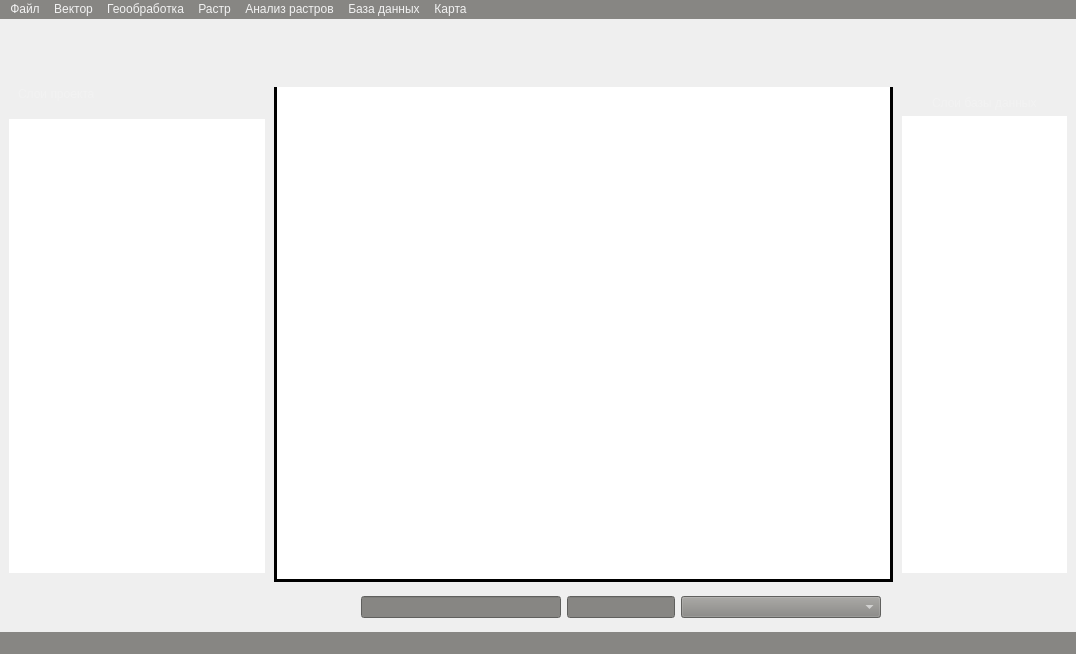
<?xml version="1.0" encoding="UTF-8"?>
<ui version="4.0">
 <class>MainWindow</class>
 <widget class="QMainWindow" name="MainWindow">
  <property name="geometry">
   <rect>
    <x>0</x>
    <y>0</y>
    <width>1076</width>
    <height>654</height>
   </rect>
  </property>
  <property name="windowTitle">
   <string>MainWindow</string>
  </property>
  <property name="styleSheet">
   <string notr="true">QLabel{
	color: rgb(242,242,242);
}

QTreeWidget{
	color: rgb(242,242,242);
}
QMenuBar{
	color: rgb(242,242,242);
}
QLineEdit {
color: rgb(242,242,242);
}
QComboBox{
color: rgb(242,242,242);
}</string>
  </property>
  <widget class="QWidget" name="centralwidget">
   <property name="sizePolicy">
    <sizepolicy hsizetype="Minimum" vsizetype="Minimum">
     <horstretch>0</horstretch>
     <verstretch>0</verstretch>
    </sizepolicy>
   </property>
   <property name="styleSheet">
    <string notr="true">QFrame {
	border:0px solid black
}</string>
   </property>
   <layout class="QVBoxLayout" name="verticalLayout_3">
    <property name="spacing">
     <number>0</number>
    </property>
    <property name="leftMargin">
     <number>0</number>
    </property>
    <property name="topMargin">
     <number>0</number>
    </property>
    <property name="rightMargin">
     <number>0</number>
    </property>
    <property name="bottomMargin">
     <number>0</number>
    </property>
    <item>
     <widget class="QFrame" name="header_frame">
      <property name="sizePolicy">
       <sizepolicy hsizetype="Minimum" vsizetype="Preferred">
        <horstretch>0</horstretch>
        <verstretch>0</verstretch>
       </sizepolicy>
      </property>
      <property name="maximumSize">
       <size>
        <width>16777215</width>
        <height>75</height>
       </size>
      </property>
      <property name="styleSheet">
       <string notr="true">QFrame#header_frame {
background-color: rgb(68,68,68);
border-bottom: 3px solid black
};</string>
      </property>
      <property name="frameShape">
       <enum>QFrame::StyledPanel</enum>
      </property>
      <property name="frameShadow">
       <enum>QFrame::Raised</enum>
      </property>
      <layout class="QHBoxLayout" name="horizontalLayout_4">
       <property name="spacing">
        <number>0</number>
       </property>
       <property name="leftMargin">
        <number>0</number>
       </property>
       <property name="topMargin">
        <number>0</number>
       </property>
       <property name="rightMargin">
        <number>0</number>
       </property>
       <property name="bottomMargin">
        <number>0</number>
       </property>
       <item alignment="Qt::AlignLeft">
        <widget class="QFrame" name="frame_7">
         <property name="sizePolicy">
          <sizepolicy hsizetype="Minimum" vsizetype="Minimum">
           <horstretch>0</horstretch>
           <verstretch>0</verstretch>
          </sizepolicy>
         </property>
         <property name="maximumSize">
          <size>
           <width>16777215</width>
           <height>16777215</height>
          </size>
         </property>
         <property name="styleSheet">
          <string notr="true">QFrame{
border: 0px solid black
}

QPushButton:hover {
	border: 1px solid;
    border-color: #333; /* Цвет рамки при наведении */
}</string>
         </property>
         <property name="frameShape">
          <enum>QFrame::StyledPanel</enum>
         </property>
         <property name="frameShadow">
          <enum>QFrame::Raised</enum>
         </property>
         <layout class="QHBoxLayout" name="horizontalLayout_5">
          <property name="spacing">
           <number>0</number>
          </property>
          <property name="leftMargin">
           <number>9</number>
          </property>
          <property name="topMargin">
           <number>9</number>
          </property>
          <property name="rightMargin">
           <number>9</number>
          </property>
          <property name="bottomMargin">
           <number>9</number>
          </property>
          <item alignment="Qt::AlignVCenter">
           <widget class="QPushButton" name="pushButton_addFeature">
            <property name="sizePolicy">
             <sizepolicy hsizetype="Minimum" vsizetype="Maximum">
              <horstretch>0</horstretch>
              <verstretch>0</verstretch>
             </sizepolicy>
            </property>
            <property name="minimumSize">
             <size>
              <width>50</width>
              <height>50</height>
             </size>
            </property>
            <property name="maximumSize">
             <size>
              <width>50</width>
              <height>50</height>
             </size>
            </property>
            <property name="styleSheet">
             <string notr="true">QPushButton {
border:none;
}
QPushButton:checked { 
background-color: gray;
border: 1px solid
}

QPushButton:hover {
	border: 1px solid;
    border-color: #333; /* Цвет рамки при наведении */
}</string>
            </property>
            <property name="text">
             <string/>
            </property>
            <property name="icon">
             <iconset resource="../icons.qrc">
              <normaloff>:/images/icons/addPointFeature2.png</normaloff>:/images/icons/addPointFeature2.png</iconset>
            </property>
            <property name="iconSize">
             <size>
              <width>60</width>
              <height>60</height>
             </size>
            </property>
            <property name="checkable">
             <bool>true</bool>
            </property>
            <property name="autoRepeatDelay">
             <number>300</number>
            </property>
           </widget>
          </item>
          <item alignment="Qt::AlignLeft|Qt::AlignVCenter">
           <widget class="QPushButton" name="pushButtonSelectFeature">
            <property name="sizePolicy">
             <sizepolicy hsizetype="Minimum" vsizetype="Minimum">
              <horstretch>0</horstretch>
              <verstretch>0</verstretch>
             </sizepolicy>
            </property>
            <property name="minimumSize">
             <size>
              <width>50</width>
              <height>50</height>
             </size>
            </property>
            <property name="maximumSize">
             <size>
              <width>50</width>
              <height>50</height>
             </size>
            </property>
            <property name="styleSheet">
             <string notr="true">QPushButton {
border:none;
}
QPushButton:checked { 
background-color: gray;
border: 1px solid
}

QPushButton:hover {
	border: 1px solid;
    border-color: #333; /* Цвет рамки при наведении */
}</string>
            </property>
            <property name="text">
             <string/>
            </property>
            <property name="icon">
             <iconset resource="../icons.qrc">
              <normaloff>:/images/icons/selectFeature2.png</normaloff>:/images/icons/selectFeature2.png</iconset>
            </property>
            <property name="iconSize">
             <size>
              <width>35</width>
              <height>35</height>
             </size>
            </property>
            <property name="checkable">
             <bool>true</bool>
            </property>
            <property name="autoRepeatDelay">
             <number>300</number>
            </property>
           </widget>
          </item>
          <item>
           <widget class="QPushButton" name="pushButtonShowAttributeTable">
            <property name="sizePolicy">
             <sizepolicy hsizetype="Minimum" vsizetype="Minimum">
              <horstretch>0</horstretch>
              <verstretch>0</verstretch>
             </sizepolicy>
            </property>
            <property name="minimumSize">
             <size>
              <width>50</width>
              <height>50</height>
             </size>
            </property>
            <property name="maximumSize">
             <size>
              <width>50</width>
              <height>50</height>
             </size>
            </property>
            <property name="layoutDirection">
             <enum>Qt::LeftToRight</enum>
            </property>
            <property name="styleSheet">
             <string notr="true">QPushButton {
border:none;
}
QPushButton:pressed { 
background-color: gray;
border: 1px solid
}

QPushButton:hover {
	border: 1px solid;
    border-color: #333; /* Цвет рамки при наведении */
}</string>
            </property>
            <property name="text">
             <string/>
            </property>
            <property name="icon">
             <iconset resource="../icons.qrc">
              <normaloff>:/images/icons/metaData.png</normaloff>:/images/icons/metaData.png</iconset>
            </property>
            <property name="iconSize">
             <size>
              <width>45</width>
              <height>45</height>
             </size>
            </property>
            <property name="autoRepeatDelay">
             <number>300</number>
            </property>
           </widget>
          </item>
         </layout>
        </widget>
       </item>
       <item alignment="Qt::AlignRight">
        <widget class="QFrame" name="frameMainToolBar">
         <property name="sizePolicy">
          <sizepolicy hsizetype="Minimum" vsizetype="Minimum">
           <horstretch>0</horstretch>
           <verstretch>0</verstretch>
          </sizepolicy>
         </property>
         <property name="styleSheet">
          <string notr="true">QPushButton {
border:none;
}
QPushButton:checked { 
background-color: gray;
border: 1px solid
}

QPushButton:hover {
	border: 1px solid;
    border-color: #333; /* Цвет рамки при наведении */
}</string>
         </property>
         <property name="frameShape">
          <enum>QFrame::StyledPanel</enum>
         </property>
         <property name="frameShadow">
          <enum>QFrame::Raised</enum>
         </property>
         <layout class="QHBoxLayout" name="horizontalLayout_8"/>
        </widget>
       </item>
      </layout>
     </widget>
    </item>
    <item>
     <widget class="QFrame" name="central_frame">
      <property name="sizePolicy">
       <sizepolicy hsizetype="Minimum" vsizetype="Minimum">
        <horstretch>0</horstretch>
        <verstretch>0</verstretch>
       </sizepolicy>
      </property>
      <property name="maximumSize">
       <size>
        <width>1677215</width>
        <height>16777215</height>
       </size>
      </property>
      <property name="frameShape">
       <enum>QFrame::StyledPanel</enum>
      </property>
      <property name="frameShadow">
       <enum>QFrame::Raised</enum>
      </property>
      <layout class="QHBoxLayout" name="horizontalLayout" stretch="0,1,0">
       <property name="spacing">
        <number>0</number>
       </property>
       <property name="leftMargin">
        <number>0</number>
       </property>
       <property name="topMargin">
        <number>0</number>
       </property>
       <property name="rightMargin">
        <number>0</number>
       </property>
       <property name="bottomMargin">
        <number>0</number>
       </property>
       <item alignment="Qt::AlignLeft">
        <widget class="LIPFrame" name="left_menu_frame">
         <property name="sizePolicy">
          <sizepolicy hsizetype="Fixed" vsizetype="Preferred">
           <horstretch>0</horstretch>
           <verstretch>0</verstretch>
          </sizepolicy>
         </property>
         <property name="minimumSize">
          <size>
           <width>274</width>
           <height>0</height>
          </size>
         </property>
         <property name="maximumSize">
          <size>
           <width>500</width>
           <height>16777215</height>
          </size>
         </property>
         <property name="styleSheet">
          <string notr="true">QFrame{
background-color: rgb(68,68,68)
};</string>
         </property>
         <property name="frameShape">
          <enum>QFrame::StyledPanel</enum>
         </property>
         <property name="frameShadow">
          <enum>QFrame::Raised</enum>
         </property>
         <layout class="QVBoxLayout" name="verticalLayout_4">
          <property name="spacing">
           <number>2</number>
          </property>
          <property name="topMargin">
           <number>0</number>
          </property>
          <item>
           <widget class="QFrame" name="frame_9">
            <property name="sizePolicy">
             <sizepolicy hsizetype="Maximum" vsizetype="Maximum">
              <horstretch>0</horstretch>
              <verstretch>0</verstretch>
             </sizepolicy>
            </property>
            <property name="frameShape">
             <enum>QFrame::StyledPanel</enum>
            </property>
            <property name="frameShadow">
             <enum>QFrame::Raised</enum>
            </property>
            <layout class="QHBoxLayout" name="horizontalLayout_10">
             <property name="spacing">
              <number>0</number>
             </property>
             <property name="topMargin">
              <number>0</number>
             </property>
             <property name="bottomMargin">
              <number>0</number>
             </property>
             <item>
              <widget class="QLabel" name="label">
               <property name="sizePolicy">
                <sizepolicy hsizetype="Minimum" vsizetype="Maximum">
                 <horstretch>0</horstretch>
                 <verstretch>0</verstretch>
                </sizepolicy>
               </property>
               <property name="text">
                <string>Слои проекта</string>
               </property>
              </widget>
             </item>
            </layout>
           </widget>
          </item>
          <item>
           <widget class="QFrame" name="frameLayerTree">
            <property name="sizePolicy">
             <sizepolicy hsizetype="Maximum" vsizetype="Maximum">
              <horstretch>0</horstretch>
              <verstretch>0</verstretch>
             </sizepolicy>
            </property>
            <property name="styleSheet">
             <string notr="true">QPushButton {
border:none;
}
QPushButton:pressed { 
background-color: gray;
border: 1px solid
}

QPushButton:hover {
	border: 1px solid;
    border-color: #333; /* Цвет рамки при наведении */
}</string>
            </property>
            <property name="frameShape">
             <enum>QFrame::StyledPanel</enum>
            </property>
            <property name="frameShadow">
             <enum>QFrame::Raised</enum>
            </property>
            <layout class="QHBoxLayout" name="horizontalLayout_9">
             <property name="spacing">
              <number>0</number>
             </property>
             <property name="topMargin">
              <number>0</number>
             </property>
             <property name="bottomMargin">
              <number>0</number>
             </property>
             <item>
              <widget class="QPushButton" name="pushButtonDeleteLayer">
               <property name="styleSheet">
                <string notr="true"/>
               </property>
               <property name="text">
                <string/>
               </property>
               <property name="icon">
                <iconset resource="../icons.qrc">
                 <normaloff>:/images/icons/removeLayer.png</normaloff>:/images/icons/removeLayer.png</iconset>
               </property>
               <property name="iconSize">
                <size>
                 <width>20</width>
                 <height>20</height>
                </size>
               </property>
              </widget>
             </item>
             <item>
              <widget class="QPushButton" name="pushButtonMoveLayerUp">
               <property name="text">
                <string/>
               </property>
               <property name="icon">
                <iconset resource="../icons.qrc">
                 <normaloff>:/images/icons/moveUp.png</normaloff>:/images/icons/moveUp.png</iconset>
               </property>
              </widget>
             </item>
             <item>
              <widget class="QPushButton" name="pushButtonMoveLayerDown">
               <property name="text">
                <string/>
               </property>
               <property name="icon">
                <iconset resource="../icons.qrc">
                 <normaloff>:/images/icons/moveDown.png</normaloff>:/images/icons/moveDown.png</iconset>
               </property>
              </widget>
             </item>
             <item>
              <widget class="QPushButton" name="pushButtonZoomToLayer">
               <property name="text">
                <string/>
               </property>
               <property name="icon">
                <iconset resource="../icons.qrc">
                 <normaloff>:/images/icons/zoomToLayer.png</normaloff>:/images/icons/zoomToLayer.png</iconset>
               </property>
              </widget>
             </item>
            </layout>
           </widget>
          </item>
          <item>
           <widget class="TreeWidget" name="LayerTree">
            <property name="sizePolicy">
             <sizepolicy hsizetype="Minimum" vsizetype="Minimum">
              <horstretch>0</horstretch>
              <verstretch>0</verstretch>
             </sizepolicy>
            </property>
            <property name="minimumSize">
             <size>
              <width>0</width>
              <height>0</height>
             </size>
            </property>
            <property name="styleSheet">
             <string notr="true">QTreeWidget{
border:3px solid black;
border-radius: 14px;

};

</string>
            </property>
            <property name="sizeAdjustPolicy">
             <enum>QAbstractScrollArea::AdjustToContentsOnFirstShow</enum>
            </property>
            <property name="dragEnabled">
             <bool>true</bool>
            </property>
            <property name="dragDropOverwriteMode">
             <bool>true</bool>
            </property>
            <property name="dragDropMode">
             <enum>QAbstractItemView::DragDrop</enum>
            </property>
            <property name="defaultDropAction">
             <enum>Qt::MoveAction</enum>
            </property>
            <attribute name="headerVisible">
             <bool>false</bool>
            </attribute>
            <column>
             <property name="text">
              <string notr="true">1</string>
             </property>
            </column>
           </widget>
          </item>
         </layout>
        </widget>
       </item>
       <item>
        <widget class="QFrame" name="frame">
         <property name="sizePolicy">
          <sizepolicy hsizetype="Minimum" vsizetype="Minimum">
           <horstretch>0</horstretch>
           <verstretch>0</verstretch>
          </sizepolicy>
         </property>
         <property name="frameShape">
          <enum>QFrame::StyledPanel</enum>
         </property>
         <property name="frameShadow">
          <enum>QFrame::Raised</enum>
         </property>
         <layout class="QVBoxLayout" name="verticalLayout" stretch="0">
          <property name="spacing">
           <number>0</number>
          </property>
          <property name="leftMargin">
           <number>0</number>
          </property>
          <property name="topMargin">
           <number>0</number>
          </property>
          <property name="rightMargin">
           <number>0</number>
          </property>
          <property name="bottomMargin">
           <number>0</number>
          </property>
          <item>
           <widget class="MapHolder" name="graphicsView">
            <property name="sizePolicy">
             <sizepolicy hsizetype="Ignored" vsizetype="Ignored">
              <horstretch>0</horstretch>
              <verstretch>0</verstretch>
             </sizepolicy>
            </property>
            <property name="styleSheet">
             <string notr="true">border: 3px solid black;
border-top: 0px solid black</string>
            </property>
            <property name="verticalScrollBarPolicy">
             <enum>Qt::ScrollBarAlwaysOff</enum>
            </property>
            <property name="horizontalScrollBarPolicy">
             <enum>Qt::ScrollBarAlwaysOff</enum>
            </property>
            <property name="sizeAdjustPolicy">
             <enum>QAbstractScrollArea::AdjustIgnored</enum>
            </property>
            <property name="sceneRect">
             <rectf>
              <x>0.000000000000000</x>
              <y>0.000000000000000</y>
              <width>0.000000000000000</width>
              <height>0.000000000000000</height>
             </rectf>
            </property>
            <property name="dragMode">
             <enum>QGraphicsView::NoDrag</enum>
            </property>
            <property name="viewportUpdateMode">
             <enum>QGraphicsView::MinimalViewportUpdate</enum>
            </property>
           </widget>
          </item>
         </layout>
        </widget>
       </item>
       <item>
        <widget class="LIPFrame" name="right_menu_frame">
         <property name="enabled">
          <bool>true</bool>
         </property>
         <property name="sizePolicy">
          <sizepolicy hsizetype="Minimum" vsizetype="Minimum">
           <horstretch>0</horstretch>
           <verstretch>0</verstretch>
          </sizepolicy>
         </property>
         <property name="minimumSize">
          <size>
           <width>183</width>
           <height>0</height>
          </size>
         </property>
         <property name="maximumSize">
          <size>
           <width>500</width>
           <height>16777215</height>
          </size>
         </property>
         <property name="layoutDirection">
          <enum>Qt::LeftToRight</enum>
         </property>
         <property name="styleSheet">
          <string notr="true">QFrame{
background-color: rgb(68,68,68)
};</string>
         </property>
         <property name="frameShape">
          <enum>QFrame::StyledPanel</enum>
         </property>
         <property name="frameShadow">
          <enum>QFrame::Raised</enum>
         </property>
         <layout class="QVBoxLayout" name="verticalLayout_2">
          <item alignment="Qt::AlignHCenter|Qt::AlignTop">
           <widget class="QLabel" name="label_2">
            <property name="sizePolicy">
             <sizepolicy hsizetype="Maximum" vsizetype="Maximum">
              <horstretch>0</horstretch>
              <verstretch>0</verstretch>
             </sizepolicy>
            </property>
            <property name="text">
             <string>Слои базы данных</string>
            </property>
           </widget>
          </item>
          <item>
           <widget class="TreeWidget" name="DBLayerTree">
            <property name="sizePolicy">
             <sizepolicy hsizetype="Minimum" vsizetype="Expanding">
              <horstretch>0</horstretch>
              <verstretch>0</verstretch>
             </sizepolicy>
            </property>
            <property name="minimumSize">
             <size>
              <width>0</width>
              <height>0</height>
             </size>
            </property>
            <property name="maximumSize">
             <size>
              <width>16777215</width>
              <height>16777215</height>
             </size>
            </property>
            <property name="styleSheet">
             <string notr="true">
QTreeWidget{
border:3px solid black;
border-radius: 14px;


};</string>
            </property>
            <property name="verticalScrollBarPolicy">
             <enum>Qt::ScrollBarAsNeeded</enum>
            </property>
            <property name="horizontalScrollBarPolicy">
             <enum>Qt::ScrollBarAsNeeded</enum>
            </property>
            <property name="sizeAdjustPolicy">
             <enum>QAbstractScrollArea::AdjustToContentsOnFirstShow</enum>
            </property>
            <property name="dragEnabled">
             <bool>false</bool>
            </property>
            <property name="dragDropOverwriteMode">
             <bool>true</bool>
            </property>
            <property name="dragDropMode">
             <enum>QAbstractItemView::NoDragDrop</enum>
            </property>
            <property name="defaultDropAction">
             <enum>Qt::MoveAction</enum>
            </property>
            <attribute name="headerVisible">
             <bool>false</bool>
            </attribute>
            <column>
             <property name="text">
              <string notr="true">1</string>
             </property>
            </column>
           </widget>
          </item>
         </layout>
        </widget>
       </item>
      </layout>
     </widget>
    </item>
    <item>
     <widget class="QFrame" name="frame_3">
      <property name="maximumSize">
       <size>
        <width>16777215</width>
        <height>50</height>
       </size>
      </property>
      <property name="styleSheet">
       <string notr="true">QFrame{
background-color: rgb(68,68,68)
};</string>
      </property>
      <property name="frameShape">
       <enum>QFrame::StyledPanel</enum>
      </property>
      <property name="frameShadow">
       <enum>QFrame::Raised</enum>
      </property>
      <layout class="QHBoxLayout" name="horizontalLayout_2">
       <property name="spacing">
        <number>0</number>
       </property>
       <property name="leftMargin">
        <number>0</number>
       </property>
       <property name="topMargin">
        <number>0</number>
       </property>
       <property name="rightMargin">
        <number>0</number>
       </property>
       <property name="bottomMargin">
        <number>0</number>
       </property>
       <item alignment="Qt::AlignLeft">
        <widget class="QFrame" name="frame_4">
         <property name="minimumSize">
          <size>
           <width>0</width>
           <height>20</height>
          </size>
         </property>
         <property name="maximumSize">
          <size>
           <width>279</width>
           <height>16777215</height>
          </size>
         </property>
         <property name="frameShape">
          <enum>QFrame::StyledPanel</enum>
         </property>
         <property name="frameShadow">
          <enum>QFrame::Raised</enum>
         </property>
         <layout class="QHBoxLayout" name="horizontalLayout_7"/>
        </widget>
       </item>
       <item alignment="Qt::AlignLeft">
        <widget class="QFrame" name="frame_5">
         <property name="sizePolicy">
          <sizepolicy hsizetype="Maximum" vsizetype="MinimumExpanding">
           <horstretch>0</horstretch>
           <verstretch>0</verstretch>
          </sizepolicy>
         </property>
         <property name="frameShape">
          <enum>QFrame::StyledPanel</enum>
         </property>
         <property name="frameShadow">
          <enum>QFrame::Raised</enum>
         </property>
         <layout class="QHBoxLayout" name="horizontalLayout_3">
          <item alignment="Qt::AlignHCenter">
           <widget class="QLineEdit" name="lineEditCoordinates">
            <property name="sizePolicy">
             <sizepolicy hsizetype="Minimum" vsizetype="Fixed">
              <horstretch>0</horstretch>
              <verstretch>0</verstretch>
             </sizepolicy>
            </property>
            <property name="minimumSize">
             <size>
              <width>200</width>
              <height>0</height>
             </size>
            </property>
            <property name="styleSheet">
             <string notr="true">background-color: rgb(135, 134, 131)</string>
            </property>
           </widget>
          </item>
          <item alignment="Qt::AlignHCenter">
           <widget class="QLineEdit" name="lineEditScale">
            <property name="sizePolicy">
             <sizepolicy hsizetype="Minimum" vsizetype="Fixed">
              <horstretch>0</horstretch>
              <verstretch>0</verstretch>
             </sizepolicy>
            </property>
            <property name="styleSheet">
             <string notr="true">background-color: rgb(135, 134, 131)</string>
            </property>
           </widget>
          </item>
          <item>
           <widget class="CRSComboBox" name="crsComboBox">
            <property name="minimumSize">
             <size>
              <width>200</width>
              <height>0</height>
             </size>
            </property>
            <property name="styleSheet">
             <string notr="true">background-color: rgb(135, 134, 131)</string>
            </property>
           </widget>
          </item>
         </layout>
        </widget>
       </item>
       <item>
        <widget class="QFrame" name="frame_6">
         <property name="maximumSize">
          <size>
           <width>186</width>
           <height>16777215</height>
          </size>
         </property>
         <property name="frameShape">
          <enum>QFrame::StyledPanel</enum>
         </property>
         <property name="frameShadow">
          <enum>QFrame::Raised</enum>
         </property>
         <layout class="QHBoxLayout" name="horizontalLayout_11"/>
        </widget>
       </item>
      </layout>
     </widget>
    </item>
   </layout>
  </widget>
  <widget class="QMenuBar" name="menubar">
   <property name="geometry">
    <rect>
     <x>0</x>
     <y>0</y>
     <width>1076</width>
     <height>22</height>
    </rect>
   </property>
   <property name="styleSheet">
    <string notr="true">background-color: rgb(135, 134, 131)</string>
   </property>
   <widget class="QMenu" name="menuf">
    <property name="title">
     <string>Файл</string>
    </property>
    <addaction name="actionSaveProject"/>
    <addaction name="action"/>
    <addaction name="actionSettings"/>
   </widget>
   <widget class="QMenu" name="menuf_2">
    <property name="title">
     <string>Вектор</string>
    </property>
    <addaction name="actionNew_point_layer"/>
    <addaction name="actionNew_line_layer"/>
    <addaction name="actionNew_polygon_layer"/>
    <addaction name="actionLoad_vector_layer"/>
   </widget>
   <widget class="QMenu" name="menuDatabase">
    <property name="title">
     <string>База данных</string>
    </property>
    <addaction name="actionConnect_to_PostGIS"/>
   </widget>
   <widget class="QMenu" name="menu">
    <property name="title">
     <string>Геообработка</string>
    </property>
    <addaction name="actionGeosTriangulation"/>
    <addaction name="actionVoronoiDiagram"/>
    <addaction name="actionIntersection"/>
    <addaction name="actionUnion"/>
    <addaction name="actionVectorReproject"/>
    <addaction name="actionAssignVectorProjection"/>
   </widget>
   <widget class="QMenu" name="menu_2">
    <property name="title">
     <string>Растр</string>
    </property>
    <addaction name="actionOpenRasterLayer"/>
    <addaction name="actionXYZService"/>
   </widget>
   <widget class="QMenu" name="menu_3">
    <property name="title">
     <string>Анализ растров</string>
    </property>
    <addaction name="actionCutRasterByVectorMask"/>
    <addaction name="actionRasterReproject"/>
    <addaction name="actionRasterContours"/>
   </widget>
   <widget class="QMenu" name="menu_4">
    <property name="title">
     <string>Карта</string>
    </property>
    <addaction name="actionRenderMap"/>
   </widget>
   <addaction name="menuf"/>
   <addaction name="menuf_2"/>
   <addaction name="menu"/>
   <addaction name="menu_2"/>
   <addaction name="menu_3"/>
   <addaction name="menuDatabase"/>
   <addaction name="menu_4"/>
  </widget>
  <widget class="QStatusBar" name="statusbar">
   <property name="styleSheet">
    <string notr="true">background-color: rgb(135, 134, 131)</string>
   </property>
  </widget>
  <action name="actionNew_point_layer">
   <property name="icon">
    <iconset resource="../icons.qrc">
     <normaloff>:/images/icons/pointLayer.png</normaloff>:/images/icons/pointLayer.png</iconset>
   </property>
   <property name="text">
    <string>Новый точечный слой</string>
   </property>
  </action>
  <action name="actionNew_line_layer">
   <property name="icon">
    <iconset resource="../icons.qrc">
     <normaloff>:/images/icons/lineLayer.png</normaloff>:/images/icons/lineLayer.png</iconset>
   </property>
   <property name="text">
    <string>Новый линейный слой</string>
   </property>
  </action>
  <action name="actionNew_polygon_layer">
   <property name="icon">
    <iconset resource="../icons.qrc">
     <normaloff>:/images/icons/polygonLayer.png</normaloff>:/images/icons/polygonLayer.png</iconset>
   </property>
   <property name="text">
    <string>Новый полигональный слой</string>
   </property>
  </action>
  <action name="actionLoad_vector_layer">
   <property name="icon">
    <iconset resource="../icons.qrc">
     <normaloff>:/images/icons/addLayer.png</normaloff>:/images/icons/addLayer.png</iconset>
   </property>
   <property name="text">
    <string>Зазгрузить векторный слой</string>
   </property>
  </action>
  <action name="actionConnect_to_PostGIS">
   <property name="icon">
    <iconset resource="../icons.qrc">
     <normaloff>:/images/icons/postgis.png</normaloff>:/images/icons/postgis.png</iconset>
   </property>
   <property name="text">
    <string>Подключиться к PostGIS</string>
   </property>
  </action>
  <action name="actionGeosTriangulation">
   <property name="icon">
    <iconset resource="../icons.qrc">
     <normaloff>:/images/icons/triangulate.png</normaloff>:/images/icons/triangulate.png</iconset>
   </property>
   <property name="text">
    <string>Триангуляция</string>
   </property>
  </action>
  <action name="actionIntersection">
   <property name="icon">
    <iconset resource="../icons.qrc">
     <normaloff>:/images/icons/intersection.png</normaloff>:/images/icons/intersection.png</iconset>
   </property>
   <property name="text">
    <string>Пересечение</string>
   </property>
  </action>
  <action name="actionVoronoiDiagram">
   <property name="icon">
    <iconset resource="../icons.qrc">
     <normaloff>:/images/icons/voronoiDiagram.png</normaloff>:/images/icons/voronoiDiagram.png</iconset>
   </property>
   <property name="text">
    <string>Полигоны вороного</string>
   </property>
  </action>
  <action name="actionUnion">
   <property name="icon">
    <iconset>
     <normalon>:/images/icons/union.png</normalon>
    </iconset>
   </property>
   <property name="text">
    <string>Объединение</string>
   </property>
  </action>
  <action name="actionRenderMap">
   <property name="icon">
    <iconset>
     <normalon>:/images/icons/map.png</normalon>
    </iconset>
   </property>
   <property name="text">
    <string>Рендер текущего экстента</string>
   </property>
  </action>
  <action name="actionSaveProject">
   <property name="icon">
    <iconset>
     <normalon>:/images/icons/diskette.png</normalon>
    </iconset>
   </property>
   <property name="text">
    <string>Сохранить проект</string>
   </property>
  </action>
  <action name="action">
   <property name="icon">
    <iconset resource="../icons.qrc">
     <normaloff>:/images/icons/folder.png</normaloff>:/images/icons/folder.png</iconset>
   </property>
   <property name="text">
    <string>Открыть проект</string>
   </property>
  </action>
  <action name="actionVectorReproject">
   <property name="icon">
    <iconset resource="../icons.qrc">
     <normaloff>:/images/icons/world.png</normaloff>:/images/icons/world.png</iconset>
   </property>
   <property name="text">
    <string>Перепроецировать векторный слой</string>
   </property>
  </action>
  <action name="actionAssignVectorProjection">
   <property name="icon">
    <iconset resource="../icons.qrc">
     <normaloff>:/images/icons/assign.png</normaloff>:/images/icons/assign.png</iconset>
   </property>
   <property name="text">
    <string>Назначить проекцию векторного слоя</string>
   </property>
  </action>
  <action name="actionCutRasterByVectorMask">
   <property name="icon">
    <iconset resource="../icons.qrc">
     <normaloff>:/images/icons/imageCut.png</normaloff>:/images/icons/imageCut.png</iconset>
   </property>
   <property name="text">
    <string>Обрезать по маске слоя</string>
   </property>
  </action>
  <action name="actionRasterReproject">
   <property name="icon">
    <iconset resource="../icons.qrc">
     <normaloff>:/images/icons/transform.png</normaloff>:/images/icons/transform.png</iconset>
   </property>
   <property name="text">
    <string>Перепроецировать</string>
   </property>
  </action>
  <action name="actionRasterContours">
   <property name="icon">
    <iconset resource="../icons.qrc">
     <normaloff>:/images/icons/contour.png</normaloff>:/images/icons/contour.png</iconset>
   </property>
   <property name="text">
    <string>Создать изолинии</string>
   </property>
  </action>
  <action name="actionSettings">
   <property name="icon">
    <iconset resource="../icons.qrc">
     <normaloff>:/images/icons/setting.png</normaloff>:/images/icons/setting.png</iconset>
   </property>
   <property name="text">
    <string>Настройки</string>
   </property>
  </action>
  <action name="actionOpenRasterLayer">
   <property name="icon">
    <iconset resource="../icons.qrc">
     <normaloff>:/images/icons/rasterTreeItem.png</normaloff>:/images/icons/rasterTreeItem.png</iconset>
   </property>
   <property name="text">
    <string>Открыть растровый слой</string>
   </property>
  </action>
  <action name="actionXYZService">
   <property name="icon">
    <iconset resource="../icons.qrc">
     <normaloff>:/images/icons/tiles.png</normaloff>:/images/icons/tiles.png</iconset>
   </property>
   <property name="text">
    <string>Подключиться к XYZ сервису</string>
   </property>
  </action>
 </widget>
 <customwidgets>
  <customwidget>
   <class>CRSComboBox</class>
   <extends>QComboBox</extends>
   <header>customWidgets/crscombobox.h</header>
  </customwidget>
  <customwidget>
   <class>MapHolder</class>
   <extends>QGraphicsView</extends>
   <header>customWidgets/mapholder.h</header>
  </customwidget>
  <customwidget>
   <class>TreeWidget</class>
   <extends>QTreeWidget</extends>
   <header location="global">customWidgets/treewidget.h</header>
  </customwidget>
  <customwidget>
   <class>LIPFrame</class>
   <extends>QFrame</extends>
   <header location="global">customWidgets/lipframe.h</header>
   <container>1</container>
  </customwidget>
 </customwidgets>
 <resources>
  <include location="../icons.qrc"/>
 </resources>
 <connections/>
</ui>
